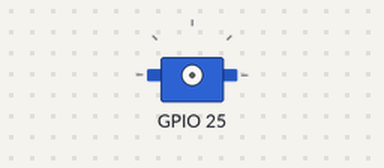
Bench run of a program on a simulated Raspberry Pi (BCM pin numbers). Shown: servo. Servo angles are drawn from the pulse width (0.5 ms = 0°, 2.5 ms = 180°).

Above: at 0.05 s.
At 3.0 s:
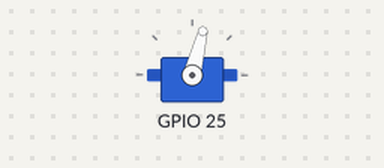
Timing chart, 0 to 5.2 s (numbered marks = the images above):
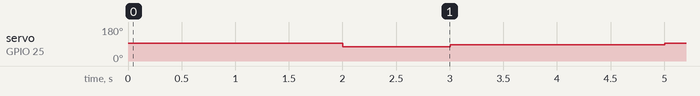

Measured:
- by itself, servo on GPIO 25: repeats every 4.0 s: 87° 2.0 s, 94° 1.0 s, 76° 1.0 s

The program:

servo_demo_hor.py
```python
import pigpio
from time import sleep

pi = pigpio.pi()

# GPIO #25 => Vertical Servo.
while True:
    pi.set_servo_pulsewidth(25, 0)
    sleep(1)
    pi.set_servo_pulsewidth(25, 1550) # slowly turn right
    sleep(1)
    pi.set_servo_pulsewidth(25, 1350) # slowly turn left
    sleep(1)
    pi.set_servo_pulsewidth(25, 1470) # halt
    sleep(1)
```
